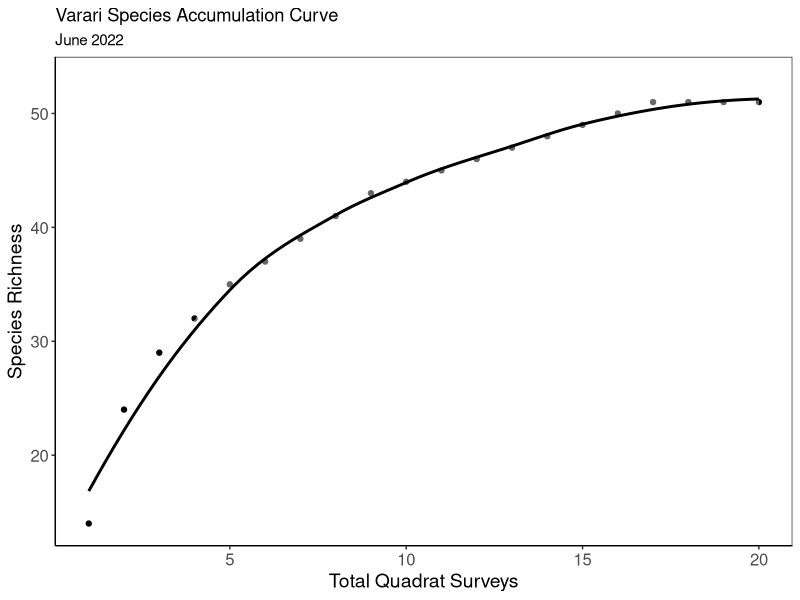
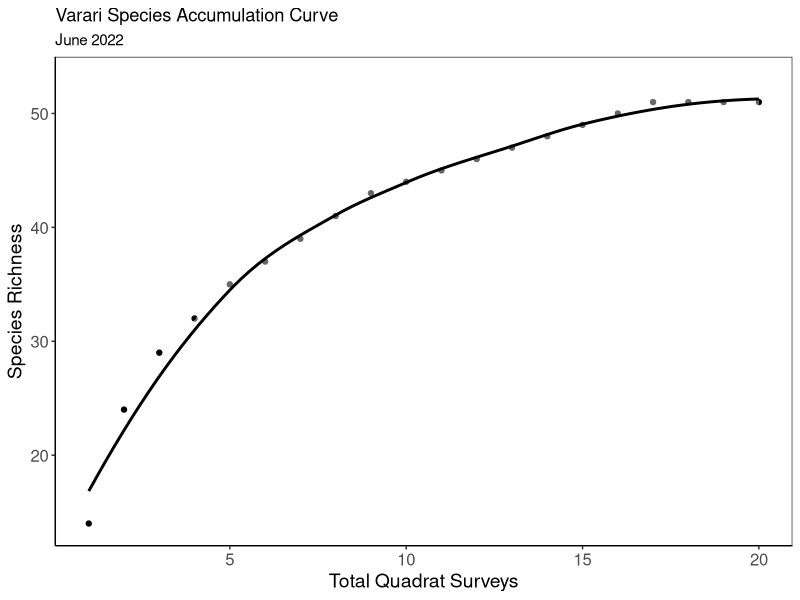

R code for these plots, in order:
### Species Accumulation Curve from June 2022 ###
### Created by Danielle Barnas
### Created on November 13, 2021

library(tidyverse)
library(here)


### READ IN DATA
survey <- read_csv(here("Data","Surveys","Species_Composition_2022.csv"))

### ANALYSIS

## Total quads by species/taxa counts
## species accumulation curve shows how many new species you get by doing more surveys

# Remove abiotic from "Taxa"
abiotic <- survey %>%
  filter(Taxa %in% c("Sand", "Rubble", "Bare Rock", "Bare Rock - exposed"))

Vquad <- survey %>%
  anti_join(abiotic) %>%
  filter(Location == "Varari",
         CowTagID != "V13") %>%
  select(CowTagID, Taxa)


Vquad_dup <- duplicated(Vquad$Taxa) # returns logical vector showing which taxa are duplicated
Vquad <- Vquad %>%
  cbind(Vquad_dup) %>% # bind T/F vector relating which taxa are duplicated
  arrange(CowTagID)
Vquad_CT <- as_tibble(unique(Vquad$CowTagID)) %>% rename(CowTagID = value) # vector of vquad cowtagid's
Vquad <- Vquad %>%
  filter(Vquad_dup == FALSE) %>%  # only keep taxa that are NOT duplicated
  full_join(Vquad_CT) %>%
  mutate(Vquad_dup = if_else(is.na(Vquad_dup), TRUE, FALSE))



# create column "n" containing a value of 1 next to each species and 0 next to NAs
# n = 0 for survey locations with no new taxa
Vquad_0 <- Vquad %>%
  filter(Vquad_dup == TRUE) %>%
  mutate(n = 0) %>%
  select(-Vquad_dup)
# n = 1 for all new taxa at each survey location, then bind Vquad_0
Vquad <- Vquad %>%
  filter(Vquad_dup == FALSE) %>%
  group_by(CowTagID) %>%
  dplyr::count(Taxa) %>%
  ungroup() %>%
  rbind(Vquad_0)


# add total species per quadrat survey
Vquad <- Vquad %>%
  group_by(CowTagID) %>%
  summarise(sp.sum = sum(n)) %>%
  ungroup() %>%
  arrange(desc(sp.sum))


# add column to enumerate each quadrat survey
Vquad$row.num=seq.int(nrow(Vquad)) # add column of row numbers aka quad number

# sequentially add species richness as number of surveys increases
Vquad<-Vquad %>%
  mutate(sp_accumulation = cumsum(sp.sum))

plot1 <- Vquad %>%
  ggplot(aes(y = sp_accumulation, x = row.num)) +
  geom_point() +
  labs(x = "Total Quadrat Surveys",
       y = "Species Richness",
       title = "Varari Species Accumulation Curve",
       subtitle = "June 2022") +
  theme_bw() +
  theme(panel.grid.major = element_blank(),
        panel.grid.minor = element_blank(),
        #panel.background = element_rect(fill = "#e8b4b8"),
        panel.background = element_blank(),
        axis.line = element_line(colour = "black"),
        axis.title = element_text(size = 14),
        axis.text = element_text(size = 12)) +
  geom_smooth(color = "black", fill = "white")
plot1

# ggsave(here("Output", "Species_Accumulation_Varari.png"), plot1, height = 5, width = 5, device = "png")
 ggsave(here("Output", "PaperFigures", "Species_Accumulation_Varari.png"), plot1, height = 5, width = 5, device = "png")


#############################################################################################
#############################################################################################
